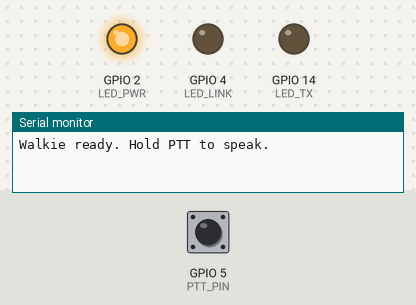
Recording of a sketch running on a simulated ESP32. On the bench: output pins drawn as LEDs (lit = HIGH), the last lines printed to the serial monitor. Inputs (shaded band) come from the test bench; at power-on: GPIO 5 (PTT_PIN) HIGH. I2S audio is not simulated (input reads silence).

Above: at 1.2 s.
1.3 s: GPIO 5 (PTT_PIN) pulled LOW for 0.15 s
At 1.38 s:
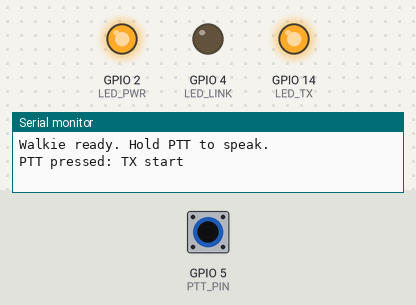
2.9 s: GPIO 5 (PTT_PIN) pulled LOW for 3.2 s
At 6.9 s:
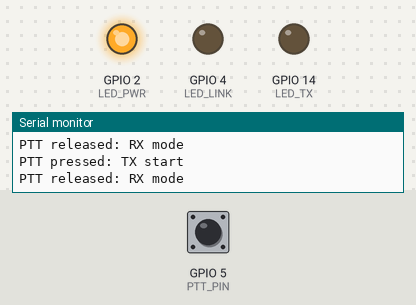
Timing chart, 0 to 8.4 s (numbered marks = the images above; inputs shaded):
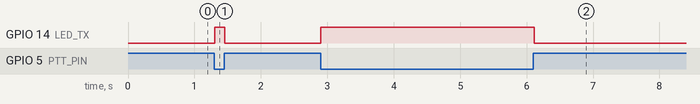

Measured:
- after the input at 1.3 s, GPIO 14 (LED_TX): LOW → HIGH at once, → LOW 0.15 s later
- after the input at 2.9 s, GPIO 14 (LED_TX): LOW → HIGH at once, → LOW 3.2 s later

The sketch:

ESP_1.ino
```cpp
/*
  ESP-NOW Walkie-Talkie (Half-duplex, PTT)
  - Single firmware for both boards. Set PEER_ADDR to the other board's MAC.
  - I2S (RX+TX) single peripheral: mic on GPIO34, clocks on 26/25, speaker data on GPIO22.
  - PTT button on GPIO5 (pulls to GND when pressed).
  - LEDs: PWR = GPIO2, TX = GPIO4, LINK = GPIO15.
*/

#include <Arduino.h>
#include <WiFi.h>
#include <esp_wifi.h>
#include <esp_now.h>
#include "driver/i2s.h"

// ----------------- USER CONFIG: set the peer MAC to the other board -----------------
uint8_t PEER_ADDR[6] = { 0x38,0x18,0x2B,0xB2,0x84,0x90 }; // <-- replace with peer MAC //og esp: 0xD0, 0xEF, 0x76, 0x32, 0x4C, 0xFC
// ------------------------------------------------------------------------------------

// Pins (match your PCB)
#define I2S_BCLK   26
#define I2S_LRCLK  25
#define I2S_MIC_SD 34
#define I2S_SPK_D  22

#define PTT_PIN    5
#define LED_PWR    2
#define LED_TX     14
#define LED_LINK   4

// Audio parameters
#define SAMPLE_RATE 16000
#define FRAME_MS    20
#define FRAME_SAMPLES ((SAMPLE_RATE * FRAME_MS) / 1000) // 320 samples
#define ADPCM_MAX_OUT_BYTES (3 + (FRAME_SAMPLES/2) + 4)

#define I2S_BUF_LEN 512
#define I2S_DMA_BUFS 6

// IMA ADPCM tables
const int indexTable[16] = { -1,-1,-1,-1,2,4,6,8,-1,-1,-1,-1,2,4,6,8 };
const int stepTable[89] = {
  7,8,9,10,11,12,13,14,16,17,19,21,23,25,28,31,34,37,41,45,50,55,60,66,73,80,88,97,107,118,
  130,143,157,173,190,209,230,253,279,307,337,371,408,449,494,544,598,658,724,796,876,963,1060,
  1166,1282,1411,1552,1707,1878,2066,2272,2499,2749,3024,3327,3660,4026,4428,4871,5358,5894,6484,
  7132,7845,8630,9493,10442,11487,12635,13899,15289,16818,18500,20350,22385,24623,27086,29794,32767
};

// State vars
bool isTransmitting = false;
volatile bool pttPressed = false;
unsigned long lastLinkMs = 0;
const unsigned long LINK_LED_TIMEOUT = 2000; // ms to keep LINK LED on after packet

// Forward declarations
void setupI2S();
int ima_adpcm_encode_frame(const int16_t *inBuf, uint8_t *outBuf);
void ima_adpcm_decode_frame(const uint8_t *in, size_t in_len, int16_t *outSamples);

// -------------- ESP-NOW receive callback (runs in RTOS context) ----------------
void onDataRecv(const uint8_t *mac, const uint8_t *incomingData, int len) {
  // If currently transmitting, ignore incoming audio (PTT prevents RX while TX)
  if (pttPressed) return;

  if (len <= 3) return; // invalid
  static int16_t pcmFrame[FRAME_SAMPLES];
  ima_adpcm_decode_frame(incomingData, (size_t)len, pcmFrame);

  // write PCM to I2S (blocking) — play the received audio
  size_t bytesWritten = 0;
  i2s_write(I2S_NUM_0, pcmFrame, FRAME_SAMPLES * sizeof(int16_t), &bytesWritten, portMAX_DELAY);

  // Link LED pulse
  digitalWrite(LED_LINK, HIGH);
  lastLinkMs = millis();
}

// -------------- ESP-NOW send status callback (optional) -------------------------
void onDataSent(const uint8_t *mac_addr, esp_now_send_status_t status) {
  // we don't need special handling here
  (void)mac_addr;
  (void)status;
}

// -------------------- setup -----------------------------------------------------
void setup() {
  Serial.begin(115200);
  delay(50);

  // LEDs and button
  pinMode(LED_PWR, OUTPUT); digitalWrite(LED_PWR, HIGH); // power LED on
  pinMode(LED_TX, OUTPUT);  digitalWrite(LED_TX, LOW);
  pinMode(LED_LINK, OUTPUT); digitalWrite(LED_LINK, LOW);

  pinMode(PTT_PIN, INPUT_PULLUP);

  // I2S init
  setupI2S();

  // WiFi + ESP-NOW
  WiFi.mode(WIFI_STA);
  esp_wifi_set_channel(1, WIFI_SECOND_CHAN_NONE); // channel 1 — change if you need

  if (esp_now_init() != ESP_OK) {
    Serial.println("ESP-NOW init failed");
    while (1) delay(1000);
  }
  esp_now_register_recv_cb(onDataRecv);
  esp_now_register_send_cb(onDataSent);

  // add peer
  esp_now_peer_info_t peerInfo;
  memset(&peerInfo, 0, sizeof(peerInfo));
  memcpy(peerInfo.peer_addr, PEER_ADDR, 6);
  peerInfo.channel = 1;
  peerInfo.encrypt = false;
  if (esp_now_add_peer(&peerInfo) != ESP_OK) {
    // may already exist; ignore
  }

  Serial.println("Walkie ready. Hold PTT to speak.");
}

// -------------------- main loop ------------------------------------------------
void loop() {
  // read PTT (active LOW)
  bool pressed = (digitalRead(PTT_PIN) == LOW);

  // Update LINK LED timeout
  if (digitalRead(LED_LINK) && (millis() - lastLinkMs > LINK_LED_TIMEOUT)) {
    digitalWrite(LED_LINK, LOW);
  }

  if (pressed) {
    // Enter transmit mode
    if (!pttPressed) {
      pttPressed = true;
      digitalWrite(LED_TX, HIGH);
      Serial.println("PTT pressed: TX start");
      // brief small delay to avoid transient clicks
      delay(10);
    }
    // Read PCM frame from mic (blocking until FRAME_SAMPLES available)
    static int16_t pcmFrame[FRAME_SAMPLES];
    size_t readBytes = 0;
    esp_err_t r = i2s_read(I2S_NUM_0, pcmFrame, FRAME_SAMPLES * sizeof(int16_t), &readBytes, portMAX_DELAY);
    if (r != ESP_OK || readBytes < FRAME_SAMPLES * sizeof(int16_t)) {
      // failed read — skip this iteration
      return;
    }

    // Optionally apply small software gain here (careful of clipping):
    // for (int i=0;i<FRAME_SAMPLES;i++) { int32_t s = pcmFrame[i]*1.3; if(s>32767) s=32767; if(s<-32768) s=-32768; pcmFrame[i]=s; }

    // encode ADPCM
    static uint8_t adpcmBuf[ADPCM_MAX_OUT_BYTES];
    int outLen = ima_adpcm_encode_frame(pcmFrame, adpcmBuf);

    // send via ESP-NOW
    esp_err_t res = esp_now_send(PEER_ADDR, adpcmBuf, outLen);
    (void)res; // ignore result; optional: check & retry
    // loop to next frame quickly (no delay to keep 20ms cadence). small yield:
    yield();

  } else {
    // Not pressed => listening mode
    if (pttPressed) {
      // just released
      pttPressed = false;
      digitalWrite(LED_TX, LOW);
      Serial.println("PTT released: RX mode");
      // small delay to allow peer to switch to RX
      delay(10);
    }
    // while listening, do nothing here — incoming packets handled in onDataRecv()
    delay(5); // small idle
  }
}

// -------------------- I2S setup -------------------------------------------------
void setupI2S() {
  // single I2S port used for both RX and TX (master)
  i2s_config_t i2s_cfg = {
    .mode = (i2s_mode_t)(I2S_MODE_MASTER | I2S_MODE_TX | I2S_MODE_RX),
    .sample_rate = SAMPLE_RATE,
    .bits_per_sample = I2S_BITS_PER_SAMPLE_16BIT,
    .channel_format = I2S_CHANNEL_FMT_ONLY_LEFT,
    .communication_format = I2S_COMM_FORMAT_I2S,
    .intr_alloc_flags = 0,
    .dma_buf_count = I2S_DMA_BUFS,
    .dma_buf_len = I2S_BUF_LEN,
    .use_apll = false,
    .tx_desc_auto_clear = true
  };

  i2s_pin_config_t pin_cfg = {
    .bck_io_num = I2S_BCLK,
    .ws_io_num = I2S_LRCLK,
    .data_out_num = I2S_SPK_D,
    .data_in_num = I2S_MIC_SD
  };

  i2s_driver_install(I2S_NUM_0, &i2s_cfg, 0, NULL);
  i2s_set_pin(I2S_NUM_0, &pin_cfg);
  i2s_set_clk(I2S_NUM_0, SAMPLE_RATE, I2S_BITS_PER_SAMPLE_16BIT, I2S_CHANNEL_MONO);
}

// -------------------- IMA ADPCM encoder ---------------------------------------
int ima_adpcm_encode_frame(const int16_t *inBuf, uint8_t *outBuf) {
  // header: predictor (int16 LE) + index (1 byte)
  int predictor = inBuf[0];
  int index = 0;
  int step = stepTable[index];

  outBuf[0] = (uint8_t)(predictor & 0xFF);
  outBuf[1] = (uint8_t)((predictor >> 8) & 0xFF);
  outBuf[2] = (uint8_t)index;
  size_t outPos = 3;
  uint8_t curByte = 0;
  bool nibbleLow = true;

  for (int i = 1; i < FRAME_SAMPLES; ++i) {
    int sample = inBuf[i];
    int diff = sample - predictor;
    uint8_t code = 0;
    int tmpStep = step;
    if (diff < 0) { code = 8; diff = -diff; }
    if (diff >= tmpStep) { code |= 4; diff -= tmpStep; }
    tmpStep >>= 1;
    if (diff >= tmpStep) { code |= 2; diff -= tmpStep; }
    tmpStep >>= 1;
    if (diff >= tmpStep) { code |= 1; }
    int delta = 0;
    if (code & 4) delta += step;
    if (code & 2) delta += step >> 1;
    if (code & 1) delta += step >> 2;
    delta += step >> 3;
    if (code & 8) predictor -= delta; else predictor += delta;
    if (predictor > 32767) predictor = 32767;
    if (predictor < -32768) predictor = -32768;
    index += indexTable[code & 0x0F];
    if (index < 0) index = 0;
    if (index > 88) index = 88;
    step = stepTable[index];

    if (nibbleLow) {
      curByte = (code & 0x0F);
      nibbleLow = false;
    } else {
      curByte |= ((code & 0x0F) << 4);
      outBuf[outPos++] = curByte;
      curByte = 0;
      nibbleLow = true;
    }
  }
  if (!nibbleLow) {
    outBuf[outPos++] = curByte;
  }
  return (int)outPos;
}

// -------------------- IMA ADPCM decoder ---------------------------------------
void ima_adpcm_decode_frame(const uint8_t *in, size_t in_len, int16_t *outSamples) {
  if (in_len < 3) return;
  int16_t predictor = (int16_t)((in[1] << 8) | in[0]);
  int index = in[2];
  if (index < 0) index = 0;
  if (index > 88) index = 88;
  int step = stepTable[index];

  size_t outPos = 0;
  for (size_t i = 3; i < in_len && outPos < FRAME_SAMPLES; ++i) {
    uint8_t byte = in[i];
    for (int nib = 0; nib < 2 && outPos < FRAME_SAMPLES; ++nib) {
      uint8_t code = (nib == 0) ? (byte & 0x0F) : (byte >> 4);
      int diff = step >> 3;
      if (code & 4) diff += step;
      if (code & 2) diff += step >> 1;
      if (code & 1) diff += step >> 2;
      if (code & 8) predictor -= diff; else predictor += diff;
      if (predictor > 32767) predictor = 32767;
      if (predictor < -32768) predictor = -32768;
      index += indexTable[code];
      if (index < 0) index = 0;
      if (index > 88) index = 88;
      step = stepTable[index];
      outSamples[outPos++] = (int16_t)predictor;
    }
  }
  while (outPos < FRAME_SAMPLES) outSamples[outPos++] = 0;
}
```
